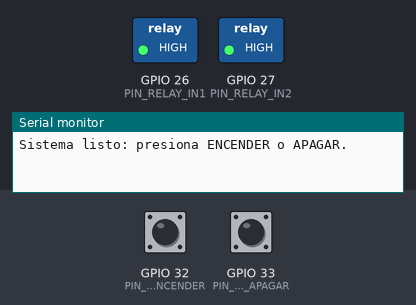
Bench run of a program on a simulated ESP32. Shown: switched loads named in the program (green lamp = pin HIGH), the last lines printed to the serial monitor. Inputs (shaded band) come from the test bench; at power-on: GPIO 32 (PIN_BOTON_ENCENDER) HIGH, GPIO 33 (PIN_BOTON_APAGAR) HIGH.

Above: at 1.2 s.
1.3 s: GPIO 32 (PIN_BOTON_ENCENDER) pulled LOW for 0.15 s
At 2.0 s:
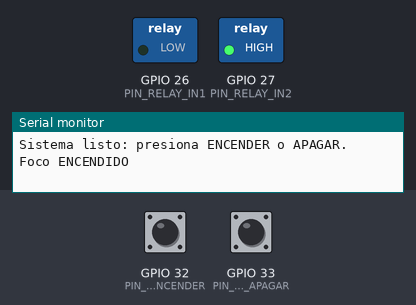
2.9 s: GPIO 33 (PIN_BOTON_APAGAR) pulled LOW for 0.15 s
At 3.3 s:
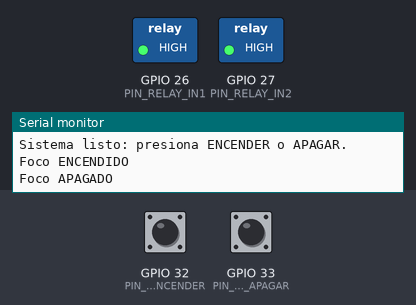
4.5 s: GPIO 32 (PIN_BOTON_ENCENDER) pulled LOW for 1 s
At 5.6 s:
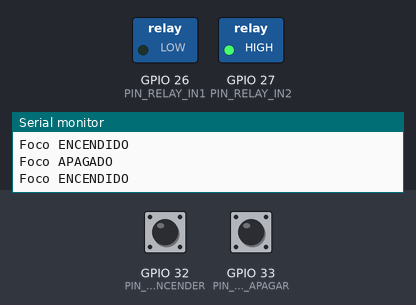
7.0 s: GPIO 33 (PIN_BOTON_APAGAR) pulled LOW for 1 s
At 7.5 s:
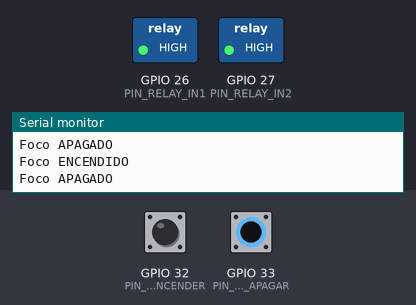
Timing chart, 0 to 10.0 s (numbered marks = the images above; inputs shaded):
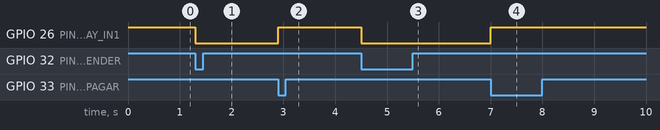

Measured:
- after the input at 1.3 s, GPIO 26 (PIN_RELAY_IN1): HIGH → LOW at once
- after the input at 2.9 s, GPIO 26 (PIN_RELAY_IN1): LOW → HIGH at once
- after the input at 4.5 s, GPIO 26 (PIN_RELAY_IN1): HIGH → LOW at once
- after the input at 7.0 s, GPIO 26 (PIN_RELAY_IN1): LOW → HIGH at once

The program:

main.cpp
```cpp
#include <Arduino.h>

const int PIN_BOTON_ENCENDER = 32;
const int PIN_BOTON_APAGAR   = 33;

const int PIN_RELAY_IN1 = 26;
const int PIN_RELAY_IN2 = 27;

const bool RELE_ACTIVO_EN_BAJO = true;

unsigned long ultimoOn = 0;
unsigned long ultimoOff = 0;
const unsigned long DEBOUNCE_MS = 50;

bool focoEncendido = false;

void activarRelay(int pin, bool activar) {
  if (RELE_ACTIVO_EN_BAJO) {
    digitalWrite(pin, activar ? LOW : HIGH);
  } else {
    digitalWrite(pin, activar ? HIGH : LOW);
  }
}

void setup() {
  Serial.begin(115200);

  pinMode(PIN_BOTON_ENCENDER, INPUT_PULLUP);
  pinMode(PIN_BOTON_APAGAR, INPUT_PULLUP);

  pinMode(PIN_RELAY_IN1, OUTPUT);
  pinMode(PIN_RELAY_IN2, OUTPUT);

  activarRelay(PIN_RELAY_IN1, false); // Foco apagado al iniciar
  activarRelay(PIN_RELAY_IN2, false); // Canal 2 en reposo

  Serial.println("Sistema listo: presiona ENCENDER o APAGAR.");
}

void loop() {
  unsigned long ahora = millis();

  if (digitalRead(PIN_BOTON_ENCENDER) == LOW && (ahora - ultimoOn) > DEBOUNCE_MS) {
    ultimoOn = ahora;
    if (!focoEncendido) {
      focoEncendido = true;
      activarRelay(PIN_RELAY_IN1, true);
      Serial.println("Foco ENCENDIDO");
    }
  }

  if (digitalRead(PIN_BOTON_APAGAR) == LOW && (ahora - ultimoOff) > DEBOUNCE_MS) {
    ultimoOff = ahora;
    if (focoEncendido) {
      focoEncendido = false;
      activarRelay(PIN_RELAY_IN1, false);
      Serial.println("Foco APAGADO");
    }
  }
}
```
